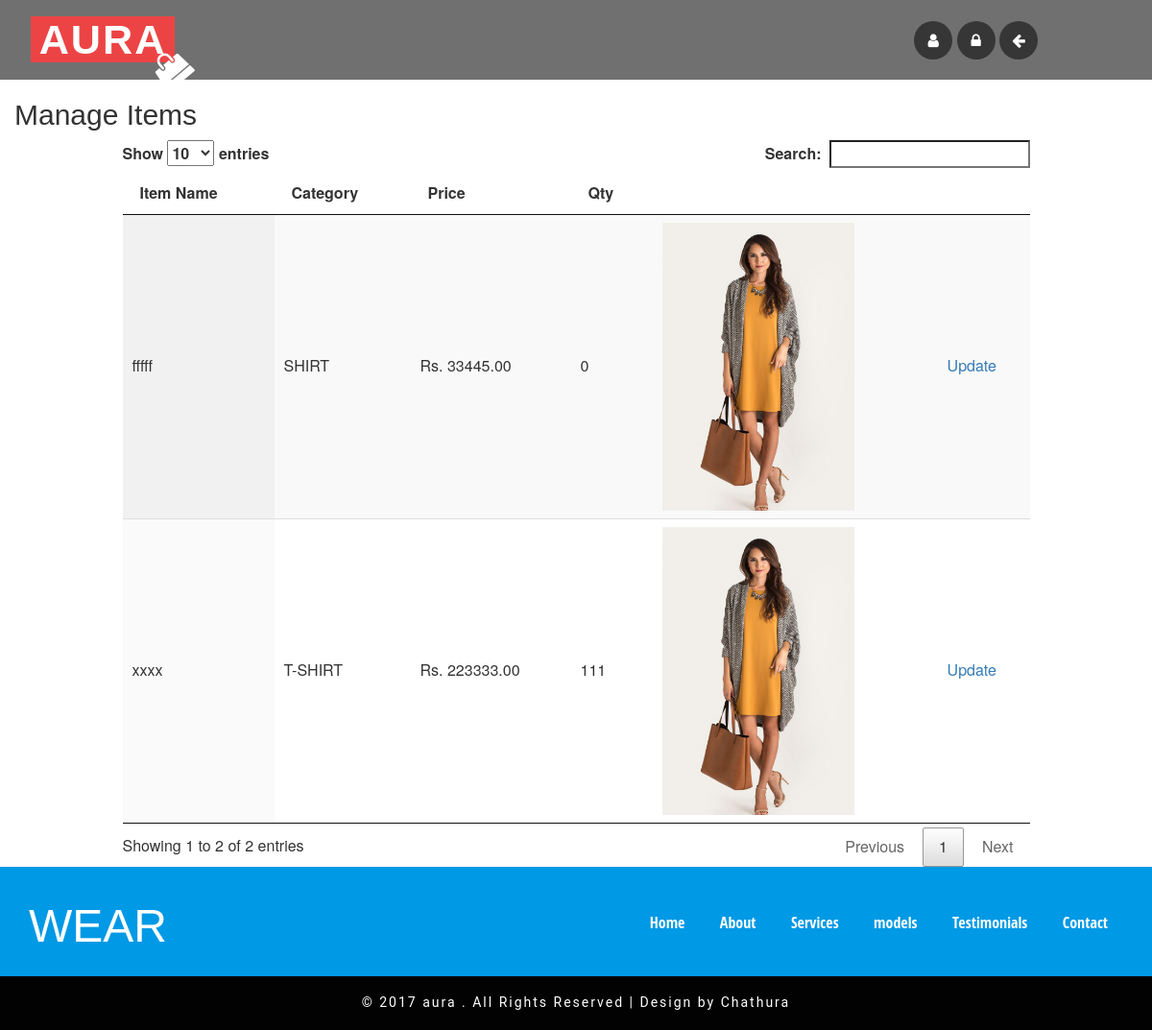
The app's page /admin_manage_item.php with its own data.
### tables this page shows
CREATE TABLE `aura_item` (
  `id` int(5) NOT NULL AUTO_INCREMENT,
  `item_name` varchar(50) DEFAULT NULL,
  `category` varchar(50) DEFAULT NULL,
  `price` decimal(10,2) DEFAULT '0.00',
  `available_qty` int(5) DEFAULT '0',
  `status` varchar(10) DEFAULT 'ACTIVE',
  `img_path` varchar(100) DEFAULT NULL,
  PRIMARY KEY (`id`)
);

### DB.php (called while the page is built, shortened)
<?php
function getDBConnection() {
    $servername = "localhost";
    $username = "root";
    $password = "123";
    $db = "aura_db";
    $conn = mysqli_connect($servername, $username, $password, $db);
    if (!$conn) {
        die("Connection failed: " . mysqli_connect_error());
    } else {
        return $conn;
    }
}
function getData($sql) {
    $conn = getDBConnection();
    $result = mysqli_query($conn, $sql);
    if (mysqli_num_rows($result) > 0) {
        return $result;
    } else {
        return FALSE;
    }
}
?>

### admin_manage_item.php (the view, shortened to what this page needs)
<!DOCTYPE html>
<html lang="en">
    <head>
        <link href="css/bootstrap.css" rel="stylesheet" type="text/css" media="all" />
        <link rel="stylesheet" href="css/chocolat.css" type="text/css">
        <link rel="stylesheet" href="css/style.css" type="text/css" media="all" />
        <link rel="stylesheet" href="css/flexslider.css" type="text/css" media="screen" />
        <link href="css/font-awesome.css" rel="stylesheet">
    </head>
    <body>
        <div class="bannerx" id="home">
            <div class="w3-header-bottom">
                <div class="w3layouts-logo">
                    <h1>
                        <a href="index.php">AURA </a>
                        <i class="fa fa-shopping-bag" aria-hidden="true"></i>
                    </h1>
                </div>
                <div class="agileinfo-social-grids">
                    <ul>
                        <li><a href="#"><i class="fa fa-user"></i><?= $_SESSION['ssn_user']['fname'];?></a></li>
                        <li><a href="change_password.php"><i class="fa fa-lock"></i></a></li>
                        <li><a href="#"><i class="fa fa-arrow-left"></i></a></li>
                    </ul>
                </div>
                <div class="clearfix"> </div>
            </div>
        </div>
        <div class="container">
            <div class="row">
                <h2>Manage Items</h2>
                  <div class="col-md-1"></div>
                <div class="col-md-10">
                    <table id="example" class="display" cellspacing="0" width="100%">
                        <thead>
                            <tr>
                                <th>Item Name</th>
                                <th>Category</th>
                                <th>Price</th>
                                <th>Qty</th>
                                <th></th>
                                <th></th>
                            </tr>
                        </thead>
                        <tbody>
                            <?php
                            include './DB.php';
                            $sql = " SELECT * FROM aura_item ";
                            $resultx = getData($sql);
                            if ($resultx != FALSE) {
                                while ($row = mysqli_fetch_assoc($resultx)) {
                                    ?>
                                    <tr>
                                        <td><?= $row['item_name']; ?></td>
                                        <td><?= $row['category']; ?></td>
                                        <td>Rs. <?= $row['price']; ?></td>
                                        <td><?= $row['available_qty']; ?></td>
                                        <td><img style="width: 200px" src="uploads/<?= $row['img_path']; ?>"/></td>
                                        <td><a href="admin_update_item.php?id=<?= $row['id']; ?>">Update</a></td>
                                    </tr>
                                    <?php
                                }
                            }
                            ?>
                        </tbody>
                    </table>
                </div>
                <div class="col-md-1"></div>
            </div>
        </div>
        <?php include './_footer.php'; ?>
        <link href="css/jquery.dataTables.min.css" rel="stylesheet" type="text/css"/>
    </body>
</html>

### css/chocolat.css (style rules this page uses)
body { margin:0; padding:0; }

### css/style.css (style rules this page uses)
body a { transition: 0.5s all; -webkit-transition: 0.5s all; -o-transition: 0.5s all; -moz-transition: 0.5s all; -ms-transition: 0.5s all; }
html, body { font-size: 100%; }
body { background:#FFFFFF; }
h1,h2,h3,h4,h5,h6 { font-family: 'Raleway', sans-serif; }
.w3-header-bottom { background:rgba(17,17,17,0.6); padding: 1em 2em; }
.w3layouts-logo h1 i.fa.fa-shopping-bag { position: absolute; top: 78%; left: 60%; color: #fff; -ms-transform: rotate(-40deg); -webkit-transform: rotate(-40deg); transform: rotate(-40deg); }
.w3layouts-logo h1 a { color: #fff; font-size: 1.2em; text-decoration: none; font-weight: 600; text-transform: uppercase; letter-spacing: 2px; background: #ec4445; padding: 0 0.2em; }
.w3layouts-logo h1 { margin: .05em 0; position: relative; }
.w3layouts-logo { width: 15%; float: left; }
.agileinfo-social-grids { float: right; margin-top: 0.4em; width: 20%; }
.agileinfo-social-grids ul { padding:0; margin:0; }
.agileinfo-social-grids ul li { display: inline-block; }
.agileinfo-social-grids ul li a { color: #FFFFFF; text-align: center; }
.agileinfo-social-grids ul li a i.fa { transition: 0.5s all; -webkit-transition: 0.5s all; -moz-transition: 0.5s all; -o-transition: 0.5s all; -ms-transition: 0.5s all; background: #363636; width: 40px; height: 40px; line-height: 2.5em; border-radius: 50%; }
@media (max-width:1440px) { .agileinfo-social-grids { width: 18%; } }
@media (max-width:1440px) { .w3layouts-logo h1 i.fa.fa-shopping-bag { top: 75%; left: 66%; } }
@media (max-width:1366px) { .w3layouts-logo h1 i.fa.fa-shopping-bag { top: 75%; left: 69%; } }
@media (max-width:1280px) { .agileinfo-social-grids { width: 19%; } }
@media (max-width:1280px) { .w3layouts-logo h1 i.fa.fa-shopping-bag { left: 75%; } }

### records on screen
aura_item: item_name "xxxx", category "T-SHIRT", price "223333.00", available_qty "111", img_path (picture)
aura_item: item_name "fffff", category "SHIRT", price "33445.00", available_qty "0", img_path (picture)
